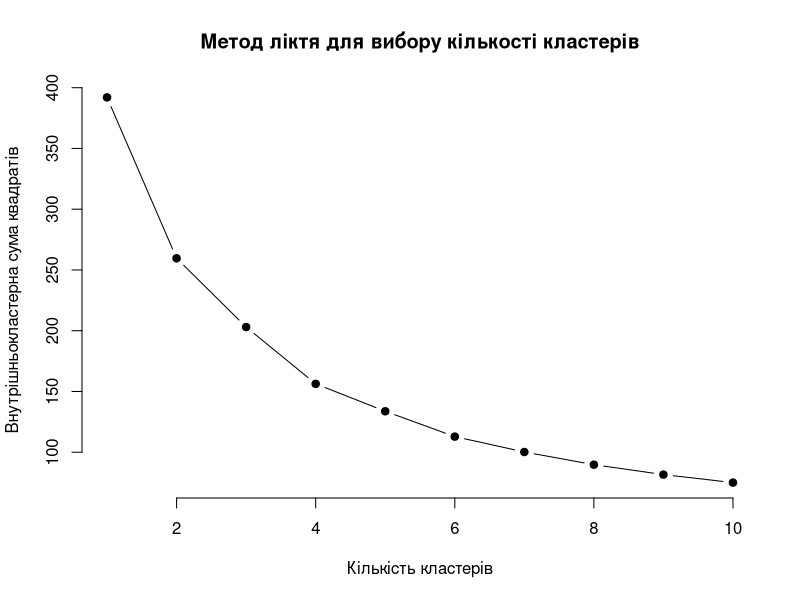
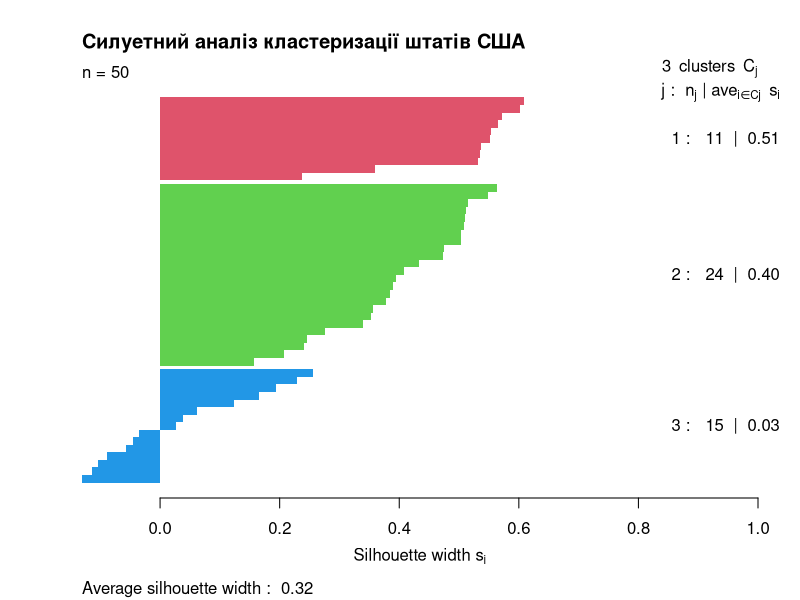
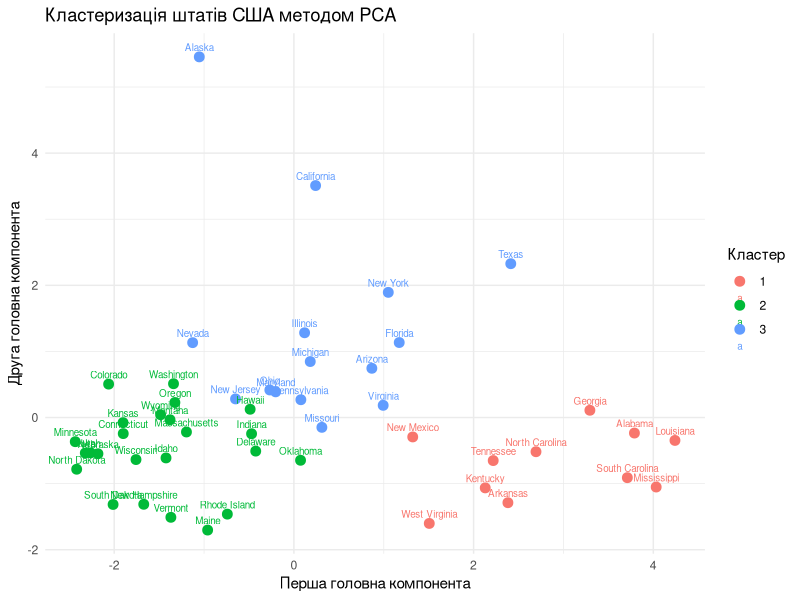

These figures' R source, in order:
## ---- chunk 1

library(tidyverse)
library(cluster)

# Підготовка даних
data <- as.data.frame(state.x77)

# Додавання назв штатів
data$State <- rownames(state.x77)

# Перегляд структури даних
glimpse(data)

# Перегляд перших рядків
head(data)

## ---- chunk 2

# Вибір числових ознак
X <- data |>
  select(-State)

# Перевірка даних
summary(X)

# Стандартизація показників
Z <- scale(X)

# Перевірка результатів стандартизації
round(head(Z), 3)

# Середні значення та стандартні відхилення
round(colMeans(Z), 3)
round(apply(Z, 2, sd), 3)

## ---- chunk 3

# Побудова моделі k-means
set.seed(123)

km3 <- kmeans(Z, centers = 3, nstart = 30)

# Розмір кожного кластера
km3$size

# Центри кластерів
km3$centers

# Загальна внутрішньокластерна сума квадратів
km3$tot.withinss

# Додавання номерів кластерів до штатів
cluster_data <- data |>
  mutate(Cluster = factor(km3$cluster))

# Кількість штатів у кожному кластері
cluster_data |>
  count(Cluster)

## ---- chunk 4
# Перевірка кількості кластерів від 1 до 10
set.seed(123)

wss <- sapply(1:10, function(k) {
  kmeans(Z, centers = k, nstart = 30)$tot.withinss
})

# Побудова графіка методу "ліктя"
plot(
  1:10, wss,
  type = "b",
  pch = 19,
  frame = FALSE,
  xlab = "Кількість кластерів",
  ylab = "Внутрішньокластерна сума квадратів",
  main = "Метод ліктя для вибору кількості кластерів"
)
## ---- chunk 5
# Розрахунок матриці відстаней
dist_matrix <- dist(Z)

# Силуетний аналіз для трьох кластерів
sil <- silhouette(km3$cluster, dist_matrix)

# Середня ширина силуету
mean(sil[, 3])

# Візуалізація силуетів
plot(
  sil,
  main = "Силуетний аналіз кластеризації штатів США",
  col = 2:4,
  border = NA
)
## ---- chunk 6
# Відстань кожного штату до центру свого кластера
cluster_distances <- sapply(1:nrow(Z), function(i) {
  center <- km3$centers[km3$cluster[i], ]
  sqrt(sum((Z[i, ] - center)^2))
})

# Додавання відстаней до таблиці
cluster_data$Distance <- cluster_distances

# Визначення порогу аномальності
threshold <- quantile(cluster_distances, 0.95)

# Відбір аномальних штатів
anomalies <- cluster_data |>
  filter(Distance > threshold) |>
  select(State, Cluster, Distance)

# Виведення аномальних штатів
anomalies
## ---- chunk 7
# Метод головних компонент
pca <- prcomp(Z)

# Створення таблиці для візуалізації
pca_data <- data.frame(
  State = data$State,
  PC1 = pca$x[, 1],
  PC2 = pca$x[, 2],
  Cluster = factor(km3$cluster)
)

# Графік кластерів
ggplot(pca_data, aes(x = PC1, y = PC2, color = Cluster)) +
  geom_point(size = 3) +
  geom_text(aes(label = State), size = 2.5, vjust = -0.7) +
  labs(
    title = "Кластеризація штатів США методом PCA",
    x = "Перша головна компонента",
    y = "Друга головна компонента",
    color = "Кластер"
  ) +
  theme_minimal()
